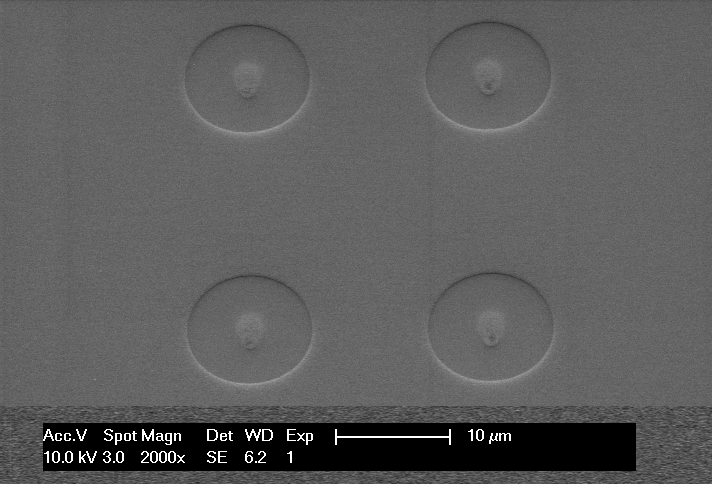
#> input picture christoph/12IN.TIF, 712 x 484 px, given in place of 8_C3.png, which was not available
$ python detectparticles_SEM2_sample_8.py   (older library calls are emulated)
#> lines starting #> are read from the running program, lines starting #| are printed output that depends on the picture; after the words box and inside, x2 and y2 are one past the last pixel; in counts of white or black regions, pixels touching at a corner belong together; pictures that were not available may be replaced by others from this repository, and a replacement may not be noted
### gridfit.py
import os
import re
import sys

from plotsettings import *
from scipy.optimize import minimize
from scipy.spatial import ConvexHull

savedir = "/home/sei/"


def minimum_bounding_rectangle(points):
    """
    From Jesse Buesking:
    http://stackoverflow.com/questions/13542855/python-help-to-implement-an-algorithm-to-find-the-minimum-area-rectangle-for-gi/33619018#33619018

    Find the smallest bounding rectangle for a set of points.
    Returns a set of points representing the corners of the bounding box.

    :param points: an nx2 matrix of coordinates
    :rval: an nx2 matrix of coordinates
    """
    pi2 = np.pi / 2.

    # get the convex hull for the points
    hull_points = points[ConvexHull(points).vertices]

    # calculate edge angles
    edges = np.zeros((len(hull_points) - 1, 2))
    edges = hull_points[1:] - hull_points[:-1]

    angles = np.zeros((len(edges)))
    angles = np.arctan2(edges[:, 1], edges[:, 0])

    angles = np.abs(np.mod(angles, pi2))
    angles = np.unique(angles)

    # find rotation matrices
    # XXX both work
    rotations = np.vstack([
        np.cos(angles),
        np.cos(angles - pi2),
        np.cos(angles + pi2),
        np.cos(angles)]).T
    #     rotations = np.vstack([
    #         np.cos(angles),
    #         -np.sin(angles),
    #         np.sin(angles),
    #         np.cos(angles)]).T
    rotations = rotations.reshape((-1, 2, 2))

    # apply rotations to the hull
    rot_points = np.dot(rotations, hull_points.T)

    # find the bounding points
    min_x = np.nanmin(rot_points[:, 0], axis=1)
    max_x = np.nanmax(rot_points[:, 0], axis=1)
    min_y = np.nanmin(rot_points[:, 1], axis=1)
    max_y = np.nanmax(rot_points[:, 1], axis=1)

    # find the box with the best area
    areas = (max_x - min_x) * (max_y - min_y)
    best_idx = np.argmin(areas)

    # return the best box
    x1 = max_x[best_idx]
    x2 = min_x[best_idx]
    y1 = max_y[best_idx]
    y2 = min_y[best_idx]
    r = rotations[best_idx]

    rval = np.zeros((4, 2))
    rval[0] = np.dot([x1, y2], r)
    rval[1] = np.dot([x2, y2], r)
    rval[2] = np.dot([x2, y1], r)
    rval[3] = np.dot([x1, y1], r)

    return rval


# [76 lines left out: function fit_grid_spectra, not called in this run]


def fit_grid(xy, nx, ny):
    # plt.plot(xy[:,0],xy[:,1])
    # plt.show()

    # calculate grid points
    # [36 lines left out: functions make_grid, calc_mindists, not called in this run]

    # function for adding up distances of points between two grids
    def grid_diff(points1, points2):
        return np.sum(calc_mindists(points1, points2))

    rec = minimum_bounding_rectangle(xy)
    l = rec[:, 0] ** 2 + rec[:, 1] ** 2
    ordered = np.argsort(l)
    rec = rec[ordered]
    rec = rec[:-1]
    # print(rec)
    x0, y0 = rec[0, :]
    x_ind = np.argmax(np.dot(rec, [1, 0]))
    y_ind = np.argmax(np.dot(rec, [0, 1]))
    ax, ay = (rec[x_ind, :] - rec[0, :]) / (nx - 1)
    bx, by = (rec[y_ind, :] - rec[0, :]) / (ny - 1)

    # error function for minimizing
    # [4 lines left out: function calc_error, not called in this run]

    start = np.array([x0, y0, ax, ay, bx, by])
    bnds = ((0, 2 * x0), (0, 2 * y0), (-ax, ax * 2), (-ay, ay * 2), (-bx, bx * 2), (-by, by * 2))

    # [11 lines of commented-out code are left out]

    res = minimize(calc_error, start, method='SLSQP', tol=1e-12, options={'disp': True, 'maxiter': 500})
    # res = minimize(calc_error, start, method='SLSQP',bounds=bnds,tol=1e-12, options={ 'disp': True, 'maxiter': 500})
    # res = minimize(calc_error, start, method='L-BFGS-B', jac=False,bounds=bnds, options={'disp': True, 'maxiter': 500})
    # res = minimize(calc_error, start, method='nelder-mead', options={'xtol': 1e-2, 'disp': True})
    grid, ids = make_grid(nx, ny, res.x[0], res.x[1], res.x[2], res.x[3], res.x[4], res.x[5])

    d, inds = calc_mindists(grid, xy)
    #print(inds)
    validpoints = np.where(d < np.sqrt(np.sum(np.square(np.subtract(xy[0,:],xy[1,:]))))/2)[0]#np.where(d < 1e6)[0]
    #print(len(validpoints))
    ids = ids[validpoints]
    inds = inds[validpoints]
    grid = grid[validpoints, :]

    xy = xy[inds, :]
    # grid = grid[inds,:]
    # ids = ids[inds]

    plt.scatter(xy[:, 0], xy[:, 1], color="red", marker='.')
    plt.scatter(grid[:, 0], grid[:, 1], color="blue", marker="x")
    # plt.plot(rec[:, 0], rec[:, 1], "bo")
    # plt.arrow(x0, y0, ax, ay, head_width=0.2, head_length=0.2)
    # plt.arrow(x0, y0, bx, by, head_width=0.2, head_length=0.2)
    for x, y, s in zip(xy[:, 0], xy[:, 1], ids):
        plt.text(x, y + 1, s)
    plt.savefig(savedir + "grid_start.pdf", dpi=300)
    plt.close()

    return inds, xy, ids, [ax,ay], [bx,by]


# [33 lines that do not run on import are left out]

### detectparticles_SEM2_sample_8.py
__author__ = 'sei'

import os
from gridfit import fit_grid

import matplotlib.pyplot as plt
import numpy as np
import scipy
import scipy.ndimage as ndimage
import scipy.ndimage.filters as filters
from skimage import exposure
from skimage import measure
from skimage.feature import peak_local_max
from skimage.filters import threshold_otsu
from skimage.io import imsave
from skimage.measure import regionprops
from skimage.morphology import reconstruction
from skimage.morphology import remove_small_objects
from skimage.morphology import watershed
from skimage.restoration import denoise_bilateral
from skimage.segmentation import relabel_sequential
from mpl_toolkits.axes_grid1.anchored_artists import AnchoredSizeBar


sample = "8"
arrays = ['C3','C4','D2','D3']
nmpx = 2.63271  # nm/px


path = '/home/sei/REM/'


# grid dimensions
nx = 5
ny = 5

nominal_distance = 4.6 #um

for array in arrays:

    print('-> Starting with ' + sample + ' ' + array)

    savedir = path + sample+'/'+array + '_plots/'
    fname = path + sample + '/' + sample + "_" + array + ".png"
    # fname = path + "test.png"
    print(savedir)
    print(fname)


    show_plots = False


    def plot_particles(image1, image2, image3, fname):
        fig, axes = plt.subplots(ncols=3, figsize=(8, 2.7))
        ax0, ax1, ax2 = axes
        ax0.imshow(image1, interpolation='nearest')
        # ax0.set_title('Overlapping objects')
        ax1.imshow(image2, cmap=plt.cm.jet, interpolation='nearest')
        # ax1.set_title('Distances')
        ax2.imshow(image3, interpolation='nearest')
        # ax2.set_title('Separated objects')
        for ax in axes:
            ax.axis('off')
        fig.subplots_adjust(hspace=0.01, wspace=0.01, top=1, bottom=0, left=0, right=1)
        # plt.show()
        plt.savefig(fname,dpi=600)
        plt.close()


    def plot_comparison(original, filtered):
        fig, (ax1, ax2) = plt.subplots(ncols=2, figsize=(8, 4))
        ax1.imshow(original)
        ax1.axis('off')
        ax2.imshow(filtered)
        ax2.axis('off')


    try:
        os.mkdir(savedir)
    except:
        pass

    print("-> loading and processing sem image")

    data = scipy.misc.imread(fname)
#> data is the input picture: shape (484, 712); min 0, max 255, mean 92.5
    print("Image Size: " + str(data.shape))
#| Image Size: (484, 712)
    # data = data[:,:,0]
    data = exposure.rescale_intensity(data)

    sname = fname[:-4] + '_denoised.jpg'
    if os.path.isfile(sname):
        fdata = scipy.misc.imread(sname)
    else:
        #fdata = denoise_bilateral(data, sigma_color=0.1, sigma_spatial=3, multichannel=False)
        fdata = denoise_bilateral(data, sigma_color=0.01, sigma_spatial=1, multichannel=False)
        scipy.misc.imsave(sname, fdata)

    oname = fname[:-4] + '_opt.jpg'
    if os.path.isfile(oname):
        fdata = scipy.misc.imread(oname)
    else:
        # p1, p99 = np.percentile(data, (1, 99))
        # data = exposure.rescale_intensity(data, in_range=(np.min(data)*100, np.max(data)*100))
        seed = np.copy(fdata)
        seed[1:-1, 1:-1] = fdata.min()
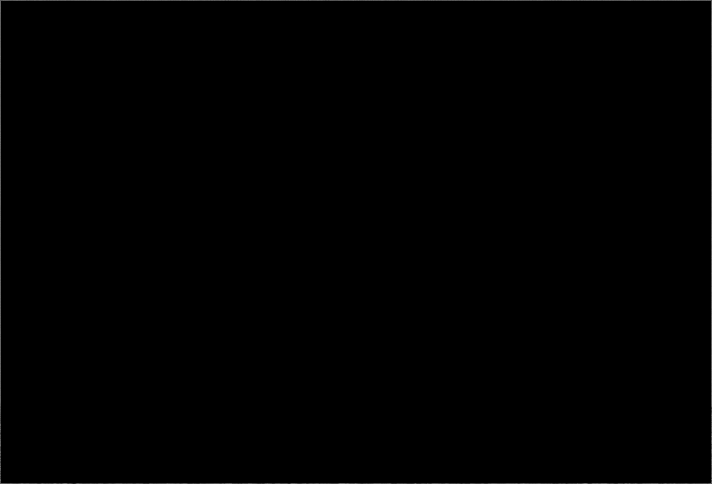
#> seed: shape (484, 712) float64; min 0, max 0.471, mean 0.00243
        fdata = fdata - reconstruction(seed, fdata, method='dilation')
        fdata = filters.gaussian_filter(fdata, sigma=5)
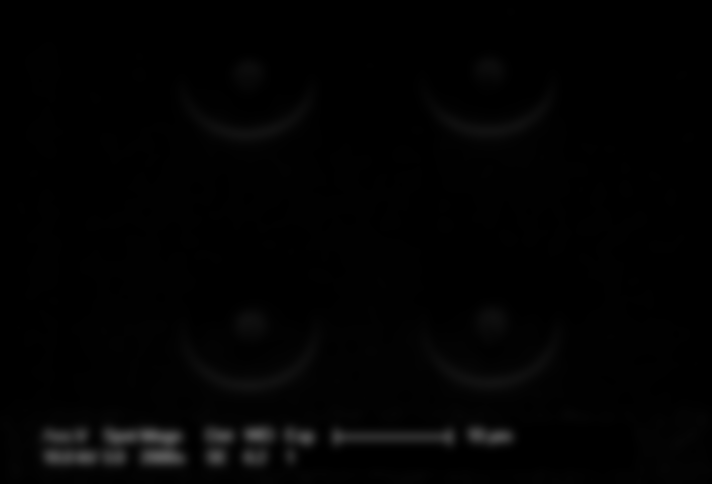
#> fdata: shape (484, 712) float64; min 0, max 0.342, mean 0.0121
        seed = None

        seed = np.copy(fdata)
        seed[1:-1, 1:-1] = fdata.min()
        fdata = fdata - reconstruction(seed, fdata, method='dilation')
        seed = None
        scipy.misc.imsave(oname, fdata)
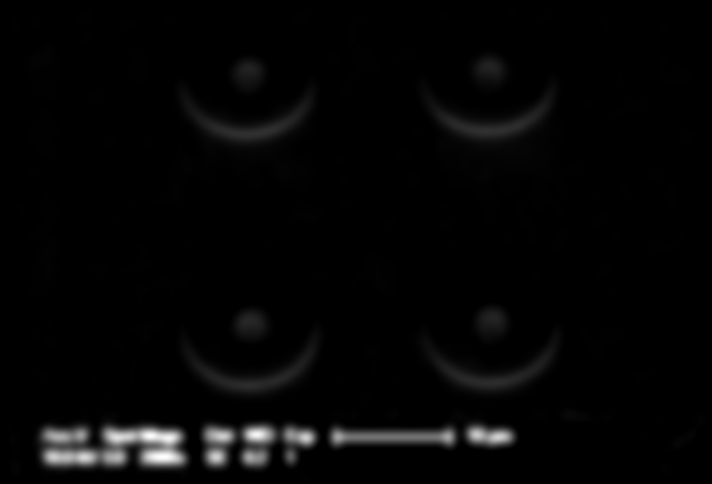
#> saved as 8_C3_opt.jpg: PIL image 712x484 L; min 0, max 255, mean 5.4

    data = np.flipud(data)
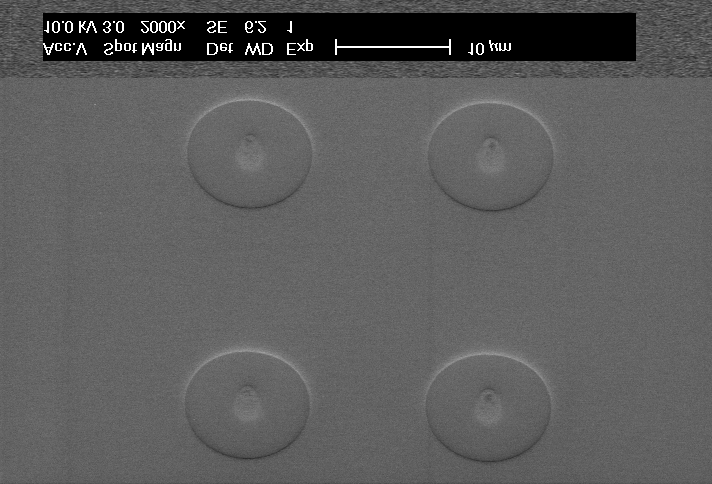
#> data: shape (484, 712); min 0, max 255, mean 92.5
    fdata = np.flipud(fdata)
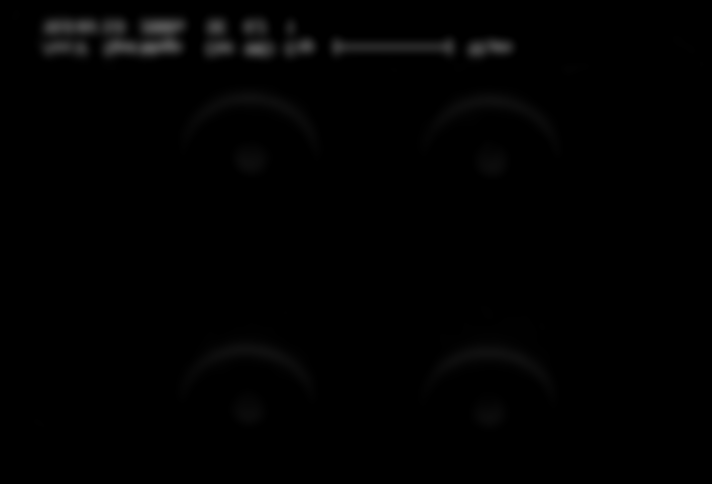
#> fdata: shape (484, 712) float64; min 0, max 0.328, mean 0.00703

    if show_plots:
        plt.imshow(fdata, cmap="gray")
        plt.show()

    thresh = fdata.max()*0.20#threshold_otsu(fdata)
#> thresh = 0.0657
    bin = fdata > thresh
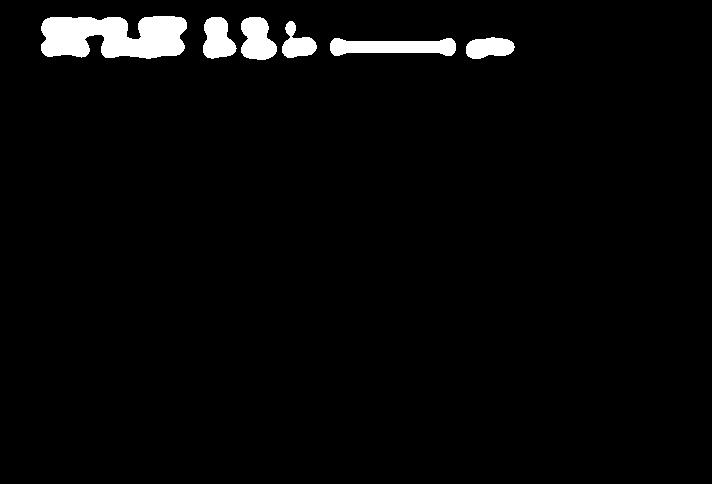
#> bin: shape (484, 712) bool; 3% white; 6 white regions, box (x1, y1, x2, y2) and area: (41, 16, 187, 59) 4994, (330, 38, 456, 56) 1625, (241, 17, 277, 60) 1158, (203, 17, 237, 59) 1022, (466, 37, 515, 59) 814, (282, 21, 317, 58) 713

    print("-> searching blobs")

    labeled, n = ndimage.label(bin)
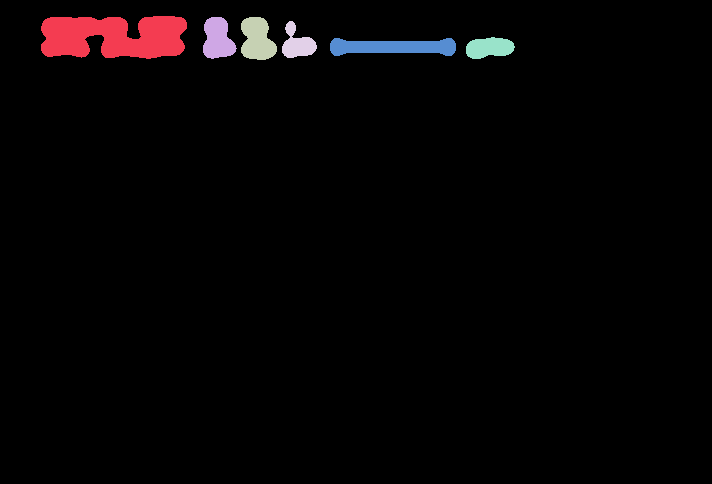
#> labeled: shape (484, 712) int32; 7 distinct labels, from 0 to 6; one colour per label, 0 black
#> n = 6
    # labeled = remove_small_objects(labeled, 400)

    plt.imshow(labeled)
    plt.savefig(savedir+"blobdetect.png",dpi=1200)
    plt.close()

    # xy = np.array(ndimage.center_of_mass(fdata, labeled, range(1, n + 1)))
    # xy = xy[:,[1,0]]

    xy = np.zeros((0, 2))
    for region in regionprops(labeled):
        if region.area > 400:
            xy = np.vstack((xy, region.centroid))
#> this loop made 6 passes
#> xy on passes 1 to 3: [[36.34, 113.4]], [[36.34, 113.4], [38.65, 217.3]], [[36.34, 113.4], [38.65, 217.3], [39.14, 256.8]]
#> after the loop, xy = [[36.34, 113.4], [38.65, 217.3], [39.14, 256.8], [43.42, 297], [47.33, 488.9], [46.51, 392.5]]

    xy = xy[:, [1, 0]]
#> xy = [[113.4, 36.34], [217.3, 38.65], [256.8, 39.14], [297, 43.42], [488.9, 47.33], [392.5, 46.51]]

    if show_plots:
        plt.imshow(labeled)
        plt.plot(xy[:, 0], xy[:, 1], "rx")
        plt.show()

    x = []
    y = []
    low_dist = False
    low_ind = -1
    for i in range(xy.shape[0]):
        if xy[i, 0] > 0:
            for j in range(xy.shape[0]):
                if (i != j):
                    d = np.sqrt((xy[i, 0] - xy[j, 0]) ** 2 + (xy[i, 1] - xy[j, 1]) ** 2)
                    if d < 150:
                        low_dist = True
                        low_ind = j
            if low_dist:
                x = np.append(x, xy[i, 0] - (xy[i, 0] - xy[low_ind, 0]) / 2)
                y = np.append(y, xy[i, 1] - (xy[i, 1] - xy[low_ind, 1]) / 2)
                xy[low_ind, :] = 0
                low_dist = False
            else:
                x = np.append(x, xy[i, 0])
                y = np.append(y, xy[i, 1])
#> this loop made 6 passes
#> (x, y) on passes 1, 2, 5: ([185.1], [37.74]), ([185.1, 257.2], [37.74, 41.04]), ([185.1, 257.2, 440.7], [37.74, 41.04, 46.92])
#> after the loop, xy = [[113.4, 36.34], [217.3, 38.65], [0, 0], [0, 0], [488.9, 47.33], [0, 0]]

    xy = np.transpose(np.array([x, y]))
#> xy = [[185.1, 37.74], [257.2, 41.04], [440.7, 46.92]]
    print(str(len(xy)) + ' valid blobs found')
#| 3 valid blobs found

    print("-> fitting grid")
    inds, nxy, ids,a,b = fit_grid(xy, nx, ny)
#> (the run stopped early here; a loop or call above may not have finished)
